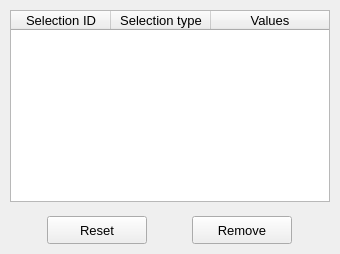
        <widget class="QWidget" name="tab_list">
         <attribute name="title">
          <string>List</string>
         </attribute>
         <layout class="QGridLayout" name="gridLayout_9">
          <property name="leftMargin">
           <number>10</number>
          </property>
          <property name="topMargin">
           <number>10</number>
          </property>
          <property name="rightMargin">
           <number>10</number>
          </property>
          <property name="bottomMargin">
           <number>4</number>
          </property>
          <property name="horizontalSpacing">
           <number>2</number>
          </property>
          <property name="verticalSpacing">
           <number>8</number>
          </property>
          <item row="1" column="0">
           <widget class="QFrame" name="frame_3">
            <property name="minimumSize">
             <size>
              <width>320</width>
              <height>40</height>
             </size>
            </property>
            <property name="maximumSize">
             <size>
              <width>16777215</width>
              <height>40</height>
             </size>
            </property>
            <property name="frameShape">
             <enum>QFrame::Shape::NoFrame</enum>
            </property>
            <property name="frameShadow">
             <enum>QFrame::Shadow::Raised</enum>
            </property>
            <layout class="QGridLayout" name="gridLayout_8">
             <property name="leftMargin">
              <number>4</number>
             </property>
             <property name="topMargin">
              <number>4</number>
             </property>
             <property name="rightMargin">
              <number>4</number>
             </property>
             <property name="bottomMargin">
              <number>4</number>
             </property>
             <property name="horizontalSpacing">
              <number>12</number>
             </property>
             <item row="0" column="0">
              <widget class="QPushButton" name="pushButton_reset">
               <property name="minimumSize">
                <size>
                 <width>100</width>
                 <height>28</height>
                </size>
               </property>
               <property name="maximumSize">
                <size>
                 <width>100</width>
                 <height>28</height>
                </size>
               </property>
               <property name="font">
                <font>
                 <family>MS Shell Dlg 2</family>
                 <pointsize>10</pointsize>
                 <italic>false</italic>
                 <bold>false</bold>
                </font>
               </property>
               <property name="styleSheet">
                <string notr="true"/>
               </property>
               <property name="text">
                <string>Reset</string>
               </property>
               <property name="autoDefault">
                <bool>false</bool>
               </property>
              </widget>
             </item>
             <item row="0" column="1">
              <widget class="QPushButton" name="pushButton_remove">
               <property name="minimumSize">
                <size>
                 <width>100</width>
                 <height>28</height>
                </size>
               </property>
               <property name="maximumSize">
                <size>
                 <width>100</width>
                 <height>28</height>
                </size>
               </property>
               <property name="font">
                <font>
                 <family>MS Shell Dlg 2</family>
                 <pointsize>10</pointsize>
                 <italic>false</italic>
                 <bold>false</bold>
                </font>
               </property>
               <property name="styleSheet">
                <string notr="true"/>
               </property>
               <property name="text">
                <string>Remove</string>
               </property>
               <property name="autoDefault">
                <bool>false</bool>
               </property>
              </widget>
             </item>
            </layout>
           </widget>
          </item>
          <item row="0" column="0">
           <widget class="QTreeWidget" name="treeWidget_mass_source">
            <property name="minimumSize">
             <size>
              <width>320</width>
              <height>0</height>
             </size>
            </property>
            <property name="maximumSize">
             <size>
              <width>16777215</width>
              <height>200</height>
             </size>
            </property>
            <property name="font">
             <font>
              <family>MS Shell Dlg 2</family>
              <pointsize>10</pointsize>
              <italic>false</italic>
              <bold>false</bold>
             </font>
            </property>
            <property name="toolTip">
             <string>Select a face to remove the previously attributed boundary condition.</string>
            </property>
            <property name="indentation">
             <number>1</number>
            </property>
            <property name="headerHidden">
             <bool>false</bool>
            </property>
            <attribute name="headerHighlightSections">
             <bool>false</bool>
            </attribute>
            <attribute name="headerShowSortIndicator" stdset="0">
             <bool>false</bool>
            </attribute>
            <attribute name="headerStretchLastSection">
             <bool>true</bool>
            </attribute>
            <column>
             <property name="text">
              <string>Selection ID</string>
             </property>
             <property name="textAlignment">
              <set>AlignCenter</set>
             </property>
            </column>
            <column>
             <property name="text">
              <string>Selection type</string>
             </property>
             <property name="textAlignment">
              <set>AlignCenter</set>
             </property>
            </column>
            <column>
             <property name="text">
              <string>Values</string>
             </property>
             <property name="textAlignment">
              <set>AlignCenter</set>
             </property>
            </column>
           </widget>
          </item>
         </layout>
        </widget>
